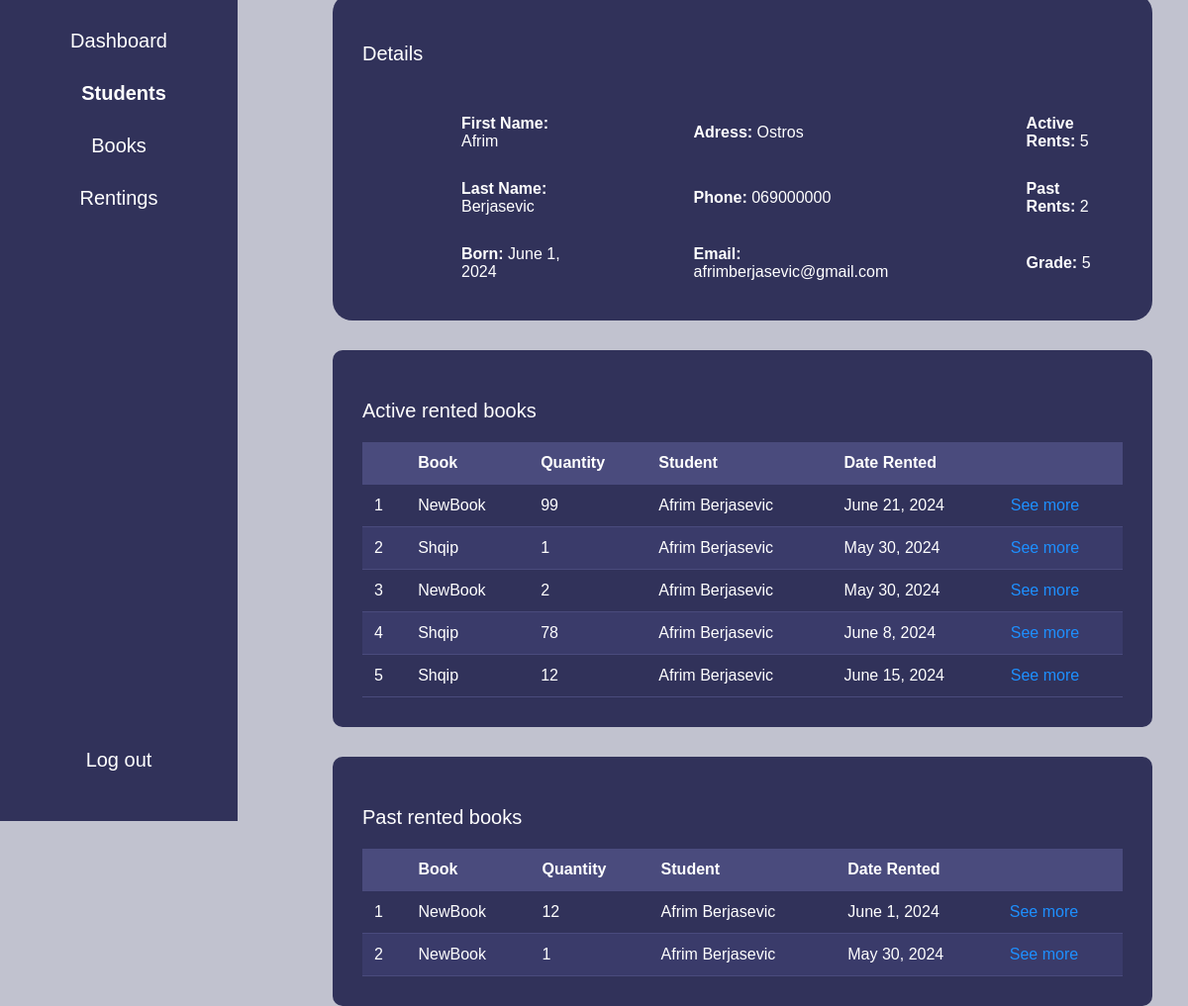
The page /students/10/ (signed in) on the database its author committed.
### Students/models.py (models this page shows)
class Student(models.Model):
    first_name = models.CharField(max_length=50)
    last_name = models.CharField(max_length=50)
    birth_date = models.DateField()
    address = models.CharField(max_length=200)
    grade=models.IntegerField(default=1)
    phone = models.CharField(max_length=15)
    email = models.EmailField()
    def __str__(self):
        name=self.first_name+" "+self.last_name
        return name

### Rentings/models.py (models this page shows, shortened)
class Rentings(models.Model):
    book = models.ForeignKey(Book, on_delete=models.CASCADE)
    student = models.ForeignKey(Student, on_delete=models.CASCADE)
    date_rented = models.DateField()
    date_returned = models.DateField(null=True, blank=True)
    quantity=models.IntegerField(default=1)

### Books/models.py (models this page shows)
class Book(models.Model):
    name = models.CharField(max_length=100)
    author = models.CharField(max_length=100)
    category = models.CharField(max_length=50)
    location = models.CharField(max_length=100)
    quantity = models.IntegerField(default=0)
    registered_date = models.DateField(auto_now_add=True)
    def __str__(self):
        return self.name

### librarysystem/views.py (the view)
# urls.py: path('students/<int:student_id>/', login_required(views.students_detail), name='students_detail'),
def students_detail(request,student_id):
    student = get_object_or_404(Student, id=student_id)
    active_rentings_count = Rentings.objects.filter(student=student, date_returned__isnull=True).count()
    past_rentings_count=Rentings.objects.filter(student=student,date_returned__isnull=False).count()
    active_rentings=Rentings.objects.filter(student=student,date_returned__isnull=True)
    past_rentings=Rentings.objects.filter(student=student,date_returned__isnull=False)
    return render(request, 'librarysystem/students_detail.html', {'student': student,'activerents':active_rentings_count,'pastrentings':past_rentings_count,'active':active_rentings,'past':past_rentings})

### librarysystem/templates/librarysystem/students_detail.html (shortened to what this page needs)
<!DOCTYPE html>
<html lang="en">
<head>
    {% load static %}
    <link rel="stylesheet" type="text/css" href="{% static 'librarysystem/style.css' %}">
</head>
<body>
{% include 'librarysystem/navbar.html' %}
<div class="content">
    <div class="book-info">
     <div class="details">
        <p style="color: white; font-size:20px;">Details</p>
        <table class="thetable">
            <tr>
                <td><span class="infoname">First Name:</span> {{student.first_name}}</td>
                <td><span class="infoname">Adress:</span> {{student.address}}</td>
                <td><span class="infoname">Active Rents:</span> {{activerents}}</td>
            </tr>
            <tr>
                <td><span class="infoname">Last Name:</span> {{student.last_name}}</td>
                <td><span class="infoname">Phone:</span> {{student.phone}}</td>
                <td><span class="infoname">Past Rents:</span> {{pastrentings}}</td>
            </tr>
            <tr>
                <td><span class="infoname">Born:</span> {{student.birth_date}}</td>
                <td><span class="infoname">Email:</span> {{student.email}}</td>
                <td ><span class="infoname">Grade:</span> {{student.grade}}</td>
            </tr>
        </table>
     </div>
     <div class="active-rents">
        <p style="color: white; font-size:20px;">Active rented books</p>
        <table class="activepasttable">
            <thead>
                <tr>
                    <th></th>
                    <th>Book</th>
                    <th>Quantity</th>
                    <th>Student</th>
                    <th>Date Rented</th>
                    <th></th>
                </tr>
            </thead>
            <tbody>
                {% for book in active %}
                    <tr>
                        <td>{{forloop.counter}}</td>
                        <td>{{book.book}}</td>
                        <td>{{book.quantity}}</td>
                        <td>{{book.student}}</td>
                        <td>{{book.date_rented}}</td>
                        <td><a href="{% url 'renting_detail' book.id %}">See more</a></td>
                    </tr>
                {% endfor %}
            </tbody>
        </table>
    </div>
 <div class="active-rents">
    <p style="color: white; font-size:20px;">Past rented books</p>
    <table class="activepasttable">
        <thead>
            <tr>
                <th></th>
                <th>Book</th>
                <th>Quantity</th>
                <th>Student</th>
                <th>Date Rented</th>
                <th></th>
            </tr>
        </thead>
        <tbody>
            {% for book in past %}
                <tr>
                    <td>{{forloop.counter}}</td>
                    <td>{{book.book}}</td>
                    <td>{{book.quantity}}</td>
                    <td>{{book.student}}</td>
                    <td>{{book.date_rented}}</td>
                    <td><a href="{% url 'renting_detail' book.id %}">See more</a></td>
                </tr>
            {% endfor %}
        </tbody>
    </table>
</div>
    </div>
</div>
</body>
</html>

### librarysystem/static/style.css (style rules this page uses)
body { background-color: crimson; width: 100%; height: 100vh; }

### librarysystem/templates/librarysystem/students_detail.html (style rules this page uses)
.activepasttable { width: 100%; border-collapse: collapse; margin-top: 20px; }
.activepasttable th, .activepasttable td { padding: 12px; text-align: left; color: white; border-bottom: 1px solid #4A4B7D; }
.activepasttable th { background-color: #4A4B7D; }
.activepasttable tr:nth-child(even) { background-color: #3A3B6A; }
.activepasttable tr:nth-child(odd) { background-color: #31325A; }
.activepasttable a { color: #1E90FF; text-decoration: none; }
.active-rents { width: 100%; padding: 30px; border-radius: 10px; border: none; margin-top: 30px; background-color: #31325A; }
.thetable { width: 100%; margin-top: 30px; background-color: #31325A; border-collapse: collapse; }
.thetable th, .thetable td { color: white; padding: 10px; text-align: left; padding-left: 100px; padding-top: 20px; }
.book-info { width: 80%; margin-top: 50px; display: flex; flex-direction: column; border-radius: 10px; }
.details { width: 100%; background-color: #31325A; border-radius: 20px; padding: 30px; }
.infoname { color: white; font-weight: bold; }
body { margin: 0; padding: 0; background-color: #C1C2CF; font-family: Arial, Helvetica, sans-serif; }
.content { padding-left: 20%; display: flex; flex-direction: column; justify-content: center; align-items: center; align-content: center; height: 100%; width: 80%; padding-top: 20px; padding-bottom: 20px; }

### rows shown on the page
Student: first_name "Afrim", address "Ostros", last_name "Berjasevic", phone "069000000", birth_date "June 1, 2024", email "afrimberjasevic@gmail.com", grade "5"
Rentings: book "NewBook", quantity "99", student "Afrim Berjasevic", date_rented "June 21, 2024"
Rentings: book "Shqip", quantity "1", student "Afrim Berjasevic", date_rented "May 30, 2024"
Rentings: book "NewBook", quantity "2", student "Afrim Berjasevic", date_rented "May 30, 2024"
Rentings: book "Shqip", quantity "78", student "Afrim Berjasevic", date_rented "June 8, 2024"
Rentings: book "Shqip", quantity "12", student "Afrim Berjasevic", date_rented "June 15, 2024"
Rentings: book "NewBook", quantity "12", student "Afrim Berjasevic", date_rented "June 1, 2024"
Rentings: book "NewBook", quantity "1", student "Afrim Berjasevic", date_rented "May 30, 2024"

### other values the page prints
{{ activerents }} "5"
{{ pastrentings }} "2"
